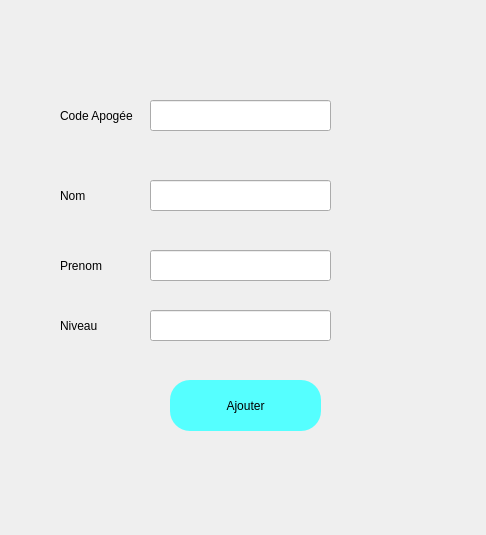
<?xml version="1.0" encoding="UTF-8"?>
<ui version="4.0">
 <class>AddStudentPage</class>
 <widget class="QWidget" name="AddStudentPage">
  <property name="geometry">
   <rect>
    <x>0</x>
    <y>0</y>
    <width>486</width>
    <height>535</height>
   </rect>
  </property>
  <property name="windowTitle">
   <string>Form</string>
  </property>
  <widget class="QLineEdit" name="codeapo">
   <property name="geometry">
    <rect>
     <x>150</x>
     <y>100</y>
     <width>181</width>
     <height>31</height>
    </rect>
   </property>
  </widget>
  <widget class="QLabel" name="label">
   <property name="geometry">
    <rect>
     <x>60</x>
     <y>100</y>
     <width>81</width>
     <height>31</height>
    </rect>
   </property>
   <property name="text">
    <string>Code Apogée</string>
   </property>
  </widget>
  <widget class="QLineEdit" name="nom">
   <property name="geometry">
    <rect>
     <x>150</x>
     <y>180</y>
     <width>181</width>
     <height>31</height>
    </rect>
   </property>
  </widget>
  <widget class="QLabel" name="label_2">
   <property name="geometry">
    <rect>
     <x>60</x>
     <y>180</y>
     <width>81</width>
     <height>31</height>
    </rect>
   </property>
   <property name="text">
    <string>Nom</string>
   </property>
  </widget>
  <widget class="QLabel" name="label_3">
   <property name="geometry">
    <rect>
     <x>60</x>
     <y>250</y>
     <width>81</width>
     <height>31</height>
    </rect>
   </property>
   <property name="text">
    <string>Prenom</string>
   </property>
  </widget>
  <widget class="QLabel" name="label_4">
   <property name="geometry">
    <rect>
     <x>60</x>
     <y>310</y>
     <width>81</width>
     <height>31</height>
    </rect>
   </property>
   <property name="text">
    <string>Niveau</string>
   </property>
  </widget>
  <widget class="QLineEdit" name="prenom">
   <property name="geometry">
    <rect>
     <x>150</x>
     <y>250</y>
     <width>181</width>
     <height>31</height>
    </rect>
   </property>
  </widget>
  <widget class="QLineEdit" name="niveau">
   <property name="geometry">
    <rect>
     <x>150</x>
     <y>310</y>
     <width>181</width>
     <height>31</height>
    </rect>
   </property>
  </widget>
  <widget class="QPushButton" name="add">
   <property name="geometry">
    <rect>
     <x>170</x>
     <y>380</y>
     <width>151</width>
     <height>51</height>
    </rect>
   </property>
   <property name="styleSheet">
    <string notr="true">border-radius:20px;
background-color: rgb(85, 255, 255);
</string>
   </property>
   <property name="text">
    <string>Ajouter</string>
   </property>
  </widget>
 </widget>
 <resources/>
 <connections/>
</ui>
